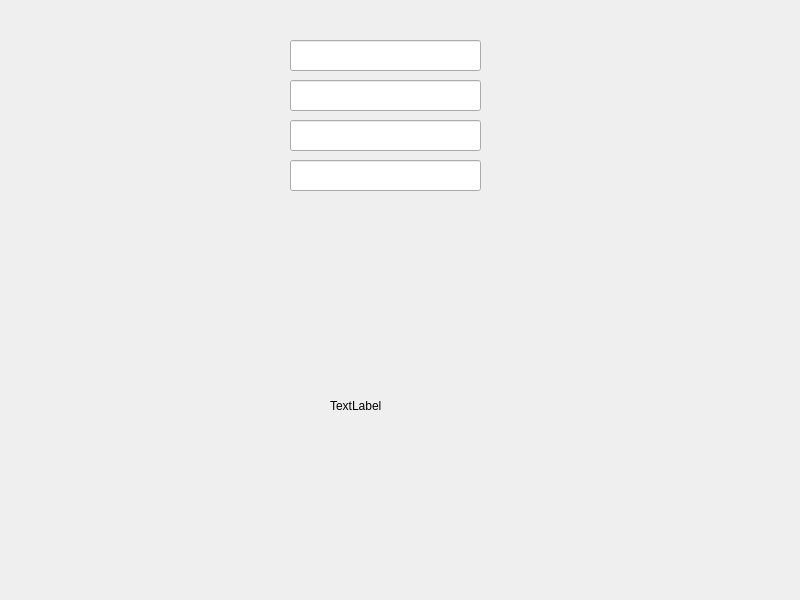
<?xml version="1.0" encoding="UTF-8"?>
<ui version="4.0">
 <class>Widget</class>
 <widget class="QWidget" name="Widget">
  <property name="geometry">
   <rect>
    <x>0</x>
    <y>0</y>
    <width>800</width>
    <height>600</height>
   </rect>
  </property>
  <property name="windowTitle">
   <string>Widget</string>
  </property>
  <widget class="QLineEdit" name="lineEdit">
   <property name="geometry">
    <rect>
     <x>290</x>
     <y>40</y>
     <width>191</width>
     <height>31</height>
    </rect>
   </property>
   <property name="focusPolicy">
    <enum>Qt::NoFocus</enum>
   </property>
  </widget>
  <widget class="QLineEdit" name="lineEdit_2">
   <property name="geometry">
    <rect>
     <x>290</x>
     <y>80</y>
     <width>191</width>
     <height>31</height>
    </rect>
   </property>
  </widget>
  <widget class="QLineEdit" name="lineEdit_3">
   <property name="geometry">
    <rect>
     <x>290</x>
     <y>120</y>
     <width>191</width>
     <height>31</height>
    </rect>
   </property>
  </widget>
  <widget class="QLineEdit" name="lineEdit_4">
   <property name="geometry">
    <rect>
     <x>290</x>
     <y>160</y>
     <width>191</width>
     <height>31</height>
    </rect>
   </property>
  </widget>
  <widget class="QLabel" name="label">
   <property name="geometry">
    <rect>
     <x>330</x>
     <y>370</y>
     <width>141</width>
     <height>71</height>
    </rect>
   </property>
   <property name="text">
    <string>TextLabel</string>
   </property>
  </widget>
 </widget>
 <resources/>
 <connections/>
</ui>
